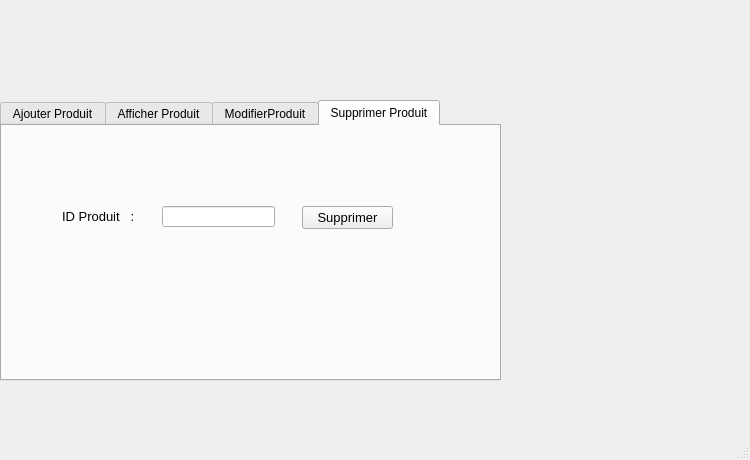
<?xml version="1.0" encoding="UTF-8"?>
<ui version="4.0">
 <class>AjouterProduits</class>
 <widget class="QMainWindow" name="AjouterProduits">
  <property name="geometry">
   <rect>
    <x>0</x>
    <y>0</y>
    <width>750</width>
    <height>460</height>
   </rect>
  </property>
  <property name="windowTitle">
   <string>AjouterProduits</string>
  </property>
  <widget class="QWidget" name="centralwidget">
   <widget class="QLabel" name="label">
    <property name="geometry">
     <rect>
      <x>0</x>
      <y>0</y>
      <width>751</width>
      <height>431</height>
     </rect>
    </property>
    <property name="text">
     <string/>
    </property>
    <property name="pixmap">
     <pixmap>../../Downloads/248085488_591901992026832_2710901618884620913_n.png</pixmap>
    </property>
    <property name="scaledContents">
     <bool>true</bool>
    </property>
   </widget>
   <widget class="QTabWidget" name="tabWidget">
    <property name="geometry">
     <rect>
      <x>0</x>
      <y>100</y>
      <width>501</width>
      <height>281</height>
     </rect>
    </property>
    <property name="autoFillBackground">
     <bool>false</bool>
    </property>
    <property name="currentIndex">
     <number>3</number>
    </property>
    <widget class="QWidget" name="tab">
     <attribute name="title">
      <string>Ajouter Produit</string>
     </attribute>
     <widget class="QGroupBox" name="groupBox">
      <property name="geometry">
       <rect>
        <x>0</x>
        <y>0</y>
        <width>501</width>
        <height>261</height>
       </rect>
      </property>
      <property name="font">
       <font>
        <pointsize>12</pointsize>
       </font>
      </property>
      <property name="autoFillBackground">
       <bool>false</bool>
      </property>
      <property name="title">
       <string/>
      </property>
      <property name="alignment">
       <set>Qt::AlignCenter</set>
      </property>
      <property name="flat">
       <bool>false</bool>
      </property>
      <property name="checkable">
       <bool>false</bool>
      </property>
      <widget class="QLabel" name="label_2">
       <property name="geometry">
        <rect>
         <x>30</x>
         <y>10</y>
         <width>121</width>
         <height>21</height>
        </rect>
       </property>
       <property name="font">
        <font>
         <pointsize>10</pointsize>
        </font>
       </property>
       <property name="text">
        <string>code à barre     :</string>
       </property>
      </widget>
      <widget class="QLabel" name="label_3">
       <property name="geometry">
        <rect>
         <x>30</x>
         <y>40</y>
         <width>101</width>
         <height>21</height>
        </rect>
       </property>
       <property name="font">
        <font>
         <pointsize>10</pointsize>
        </font>
       </property>
       <property name="text">
        <string>Nom du produit :</string>
       </property>
      </widget>
      <widget class="QLabel" name="label_4">
       <property name="geometry">
        <rect>
         <x>30</x>
         <y>70</y>
         <width>111</width>
         <height>16</height>
        </rect>
       </property>
       <property name="font">
        <font>
         <pointsize>10</pointsize>
        </font>
       </property>
       <property name="text">
        <string>Prix                  :</string>
       </property>
      </widget>
      <widget class="QLabel" name="label_5">
       <property name="geometry">
        <rect>
         <x>30</x>
         <y>100</y>
         <width>121</width>
         <height>21</height>
        </rect>
       </property>
       <property name="font">
        <font>
         <pointsize>10</pointsize>
        </font>
       </property>
       <property name="text">
        <string>Stockage          :</string>
       </property>
      </widget>
      <widget class="QLabel" name="label_6">
       <property name="geometry">
        <rect>
         <x>30</x>
         <y>130</y>
         <width>121</width>
         <height>16</height>
        </rect>
       </property>
       <property name="font">
        <font>
         <pointsize>10</pointsize>
        </font>
       </property>
       <property name="text">
        <string>Catégorie         :</string>
       </property>
      </widget>
      <widget class="QLineEdit" name="CB">
       <property name="geometry">
        <rect>
         <x>170</x>
         <y>10</y>
         <width>131</width>
         <height>20</height>
        </rect>
       </property>
      </widget>
      <widget class="QLineEdit" name="NP">
       <property name="geometry">
        <rect>
         <x>170</x>
         <y>40</y>
         <width>131</width>
         <height>20</height>
        </rect>
       </property>
      </widget>
      <widget class="QDoubleSpinBox" name="PP">
       <property name="enabled">
        <bool>true</bool>
       </property>
       <property name="geometry">
        <rect>
         <x>170</x>
         <y>70</y>
         <width>131</width>
         <height>22</height>
        </rect>
       </property>
       <property name="decimals">
        <number>1</number>
       </property>
       <property name="maximum">
        <double>10000000000.000000000000000</double>
       </property>
      </widget>
      <widget class="QSpinBox" name="SP">
       <property name="geometry">
        <rect>
         <x>170</x>
         <y>100</y>
         <width>131</width>
         <height>22</height>
        </rect>
       </property>
       <property name="maximum">
        <number>10000</number>
       </property>
      </widget>
      <widget class="QComboBox" name="CP">
       <property name="geometry">
        <rect>
         <x>170</x>
         <y>130</y>
         <width>131</width>
         <height>22</height>
        </rect>
       </property>
       <property name="font">
        <font>
         <pointsize>10</pointsize>
        </font>
       </property>
       <item>
        <property name="text">
         <string>Soins visage</string>
        </property>
       </item>
       <item>
        <property name="text">
         <string>Maquillage</string>
        </property>
       </item>
       <item>
        <property name="text">
         <string>Soins corps</string>
        </property>
       </item>
       <item>
        <property name="text">
         <string>Coloration cheveux</string>
        </property>
       </item>
      </widget>
      <widget class="QPushButton" name="VA">
       <property name="geometry">
        <rect>
         <x>350</x>
         <y>60</y>
         <width>75</width>
         <height>31</height>
        </rect>
       </property>
       <property name="layoutDirection">
        <enum>Qt::RightToLeft</enum>
       </property>
       <property name="autoFillBackground">
        <bool>false</bool>
       </property>
       <property name="text">
        <string>Valider</string>
       </property>
       <property name="icon">
        <iconset>
         <normaloff>../../Downloads/plus-icon-21721.png</normaloff>../../Downloads/plus-icon-21721.png</iconset>
       </property>
       <property name="iconSize">
        <size>
         <width>16</width>
         <height>16</height>
        </size>
       </property>
       <property name="shortcut">
        <string/>
       </property>
       <property name="checkable">
        <bool>false</bool>
       </property>
       <property name="autoDefault">
        <bool>false</bool>
       </property>
       <property name="default">
        <bool>false</bool>
       </property>
       <property name="flat">
        <bool>false</bool>
       </property>
      </widget>
      <widget class="QPushButton" name="QA">
       <property name="geometry">
        <rect>
         <x>350</x>
         <y>130</y>
         <width>75</width>
         <height>31</height>
        </rect>
       </property>
       <property name="layoutDirection">
        <enum>Qt::RightToLeft</enum>
       </property>
       <property name="text">
        <string>Quitter</string>
       </property>
       <property name="icon">
        <iconset>
         <normaloff>../exit.png</normaloff>../exit.png</iconset>
       </property>
      </widget>
      <widget class="QLabel" name="label_7">
       <property name="geometry">
        <rect>
         <x>30</x>
         <y>220</y>
         <width>121</width>
         <height>16</height>
        </rect>
       </property>
       <property name="font">
        <font>
         <pointsize>10</pointsize>
        </font>
       </property>
       <property name="text">
        <string>Image             :</string>
       </property>
      </widget>
      <widget class="QLabel" name="label_8">
       <property name="geometry">
        <rect>
         <x>30</x>
         <y>160</y>
         <width>101</width>
         <height>16</height>
        </rect>
       </property>
       <property name="font">
        <font>
         <pointsize>10</pointsize>
        </font>
       </property>
       <property name="text">
        <string>Fournisseurs    :</string>
       </property>
      </widget>
      <widget class="QLabel" name="label_10">
       <property name="geometry">
        <rect>
         <x>30</x>
         <y>190</y>
         <width>91</width>
         <height>16</height>
        </rect>
       </property>
       <property name="font">
        <font>
         <pointsize>10</pointsize>
        </font>
       </property>
       <property name="text">
        <string>Employes        :</string>
       </property>
      </widget>
      <widget class="QComboBox" name="FP">
       <property name="geometry">
        <rect>
         <x>170</x>
         <y>160</y>
         <width>131</width>
         <height>22</height>
        </rect>
       </property>
       <property name="font">
        <font>
         <pointsize>10</pointsize>
        </font>
       </property>
       <item>
        <property name="text">
         <string>Oriflame</string>
        </property>
       </item>
       <item>
        <property name="text">
         <string>Fatal</string>
        </property>
       </item>
       <item>
        <property name="text">
         <string>Jumia</string>
        </property>
       </item>
       <item>
        <property name="text">
         <string>Fnac</string>
        </property>
       </item>
      </widget>
      <widget class="QComboBox" name="EP">
       <property name="geometry">
        <rect>
         <x>170</x>
         <y>190</y>
         <width>131</width>
         <height>22</height>
        </rect>
       </property>
       <property name="font">
        <font>
         <pointsize>10</pointsize>
        </font>
       </property>
       <item>
        <property name="text">
         <string>Laila</string>
        </property>
       </item>
       <item>
        <property name="text">
         <string>Lamia</string>
        </property>
       </item>
       <item>
        <property name="text">
         <string>Sawsen</string>
        </property>
       </item>
      </widget>
      <widget class="QPushButton" name="UP">
       <property name="geometry">
        <rect>
         <x>340</x>
         <y>10</y>
         <width>131</width>
         <height>23</height>
        </rect>
       </property>
       <property name="text">
        <string>Choissir</string>
       </property>
      </widget>
      <widget class="QLabel" name="ILP">
       <property name="geometry">
        <rect>
         <x>330</x>
         <y>170</y>
         <width>121</width>
         <height>71</height>
        </rect>
       </property>
       <property name="text">
        <string/>
       </property>
      </widget>
      <widget class="QLineEdit" name="IP">
       <property name="geometry">
        <rect>
         <x>170</x>
         <y>220</y>
         <width>131</width>
         <height>20</height>
        </rect>
       </property>
      </widget>
     </widget>
    </widget>
    <widget class="QWidget" name="tab_2">
     <attribute name="title">
      <string>Afficher Produit</string>
     </attribute>
     <widget class="QGroupBox" name="groupBox_2">
      <property name="geometry">
       <rect>
        <x>0</x>
        <y>0</y>
        <width>501</width>
        <height>261</height>
       </rect>
      </property>
      <property name="font">
       <font>
        <pointsize>12</pointsize>
       </font>
      </property>
      <property name="title">
       <string/>
      </property>
      <property name="alignment">
       <set>Qt::AlignCenter</set>
      </property>
      <widget class="QLineEdit" name="lineEdit_recherche">
       <property name="geometry">
        <rect>
         <x>10</x>
         <y>10</y>
         <width>113</width>
         <height>20</height>
        </rect>
       </property>
      </widget>
      <widget class="QPushButton" name="pushButton_5">
       <property name="geometry">
        <rect>
         <x>120</x>
         <y>10</y>
         <width>31</width>
         <height>21</height>
        </rect>
       </property>
       <property name="autoFillBackground">
        <bool>false</bool>
       </property>
       <property name="text">
        <string/>
       </property>
       <property name="icon">
        <iconset>
         <normaloff>../../Downloads/search_102938.png</normaloff>../../Downloads/search_102938.png</iconset>
       </property>
       <property name="iconSize">
        <size>
         <width>18</width>
         <height>20</height>
        </size>
       </property>
       <property name="checkable">
        <bool>false</bool>
       </property>
       <property name="autoExclusive">
        <bool>false</bool>
       </property>
       <property name="flat">
        <bool>true</bool>
       </property>
      </widget>
      <widget class="QPushButton" name="StatButton">
       <property name="geometry">
        <rect>
         <x>430</x>
         <y>210</y>
         <width>41</width>
         <height>41</height>
        </rect>
       </property>
       <property name="font">
        <font>
         <pointsize>10</pointsize>
        </font>
       </property>
       <property name="text">
        <string/>
       </property>
       <property name="icon">
        <iconset>
         <normaloff>../images.png</normaloff>../images.png</iconset>
       </property>
       <property name="iconSize">
        <size>
         <width>100</width>
         <height>30</height>
        </size>
       </property>
       <property name="autoRepeatInterval">
        <number>200</number>
       </property>
       <property name="flat">
        <bool>true</bool>
       </property>
      </widget>
      <widget class="QLabel" name="label_9">
       <property name="geometry">
        <rect>
         <x>350</x>
         <y>220</y>
         <width>81</width>
         <height>20</height>
        </rect>
       </property>
       <property name="font">
        <font>
         <family>Palatino Linotype</family>
         <pointsize>10</pointsize>
         <weight>75</weight>
         <bold>true</bold>
         <underline>true</underline>
        </font>
       </property>
       <property name="text">
        <string>Statestiques</string>
       </property>
      </widget>
      <widget class="QComboBox" name="comboBox_3">
       <property name="geometry">
        <rect>
         <x>200</x>
         <y>10</y>
         <width>111</width>
         <height>22</height>
        </rect>
       </property>
       <property name="font">
        <font>
         <pointsize>10</pointsize>
        </font>
       </property>
       <item>
        <property name="text">
         <string>Trier par :</string>
        </property>
       </item>
       <item>
        <property name="text">
         <string>Nom</string>
        </property>
       </item>
       <item>
        <property name="text">
         <string>Prix</string>
        </property>
       </item>
       <item>
        <property name="text">
         <string>Code à Barre</string>
        </property>
       </item>
      </widget>
      <widget class="QTableView" name="tabaffiche">
       <property name="geometry">
        <rect>
         <x>10</x>
         <y>40</y>
         <width>481</width>
         <height>171</height>
        </rect>
       </property>
      </widget>
      <widget class="QPushButton" name="Export">
       <property name="geometry">
        <rect>
         <x>10</x>
         <y>220</y>
         <width>141</width>
         <height>23</height>
        </rect>
       </property>
       <property name="font">
        <font>
         <pointsize>8</pointsize>
         <weight>75</weight>
         <bold>true</bold>
         <underline>true</underline>
        </font>
       </property>
       <property name="layoutDirection">
        <enum>Qt::RightToLeft</enum>
       </property>
       <property name="text">
        <string>Exporter List Produit</string>
       </property>
       <property name="icon">
        <iconset>
         <normaloff>../pdf.png</normaloff>../pdf.png</iconset>
       </property>
       <property name="iconSize">
        <size>
         <width>20</width>
         <height>17</height>
        </size>
       </property>
       <property name="flat">
        <bool>true</bool>
       </property>
      </widget>
      <widget class="QPushButton" name="Email">
       <property name="geometry">
        <rect>
         <x>380</x>
         <y>10</y>
         <width>91</width>
         <height>23</height>
        </rect>
       </property>
       <property name="font">
        <font>
         <pointsize>8</pointsize>
         <weight>75</weight>
         <bold>true</bold>
         <underline>true</underline>
        </font>
       </property>
       <property name="layoutDirection">
        <enum>Qt::RightToLeft</enum>
       </property>
       <property name="text">
        <string>Send Email</string>
       </property>
       <property name="icon">
        <iconset>
         <normaloff>../email.png</normaloff>../email.png</iconset>
       </property>
       <property name="flat">
        <bool>true</bool>
       </property>
      </widget>
     </widget>
    </widget>
    <widget class="QWidget" name="widget">
     <attribute name="title">
      <string>ModifierProduit</string>
     </attribute>
     <widget class="QLabel" name="label_12">
      <property name="geometry">
       <rect>
        <x>50</x>
        <y>70</y>
        <width>111</width>
        <height>16</height>
       </rect>
      </property>
      <property name="font">
       <font>
        <pointsize>10</pointsize>
       </font>
      </property>
      <property name="text">
       <string>Prix                  :</string>
      </property>
     </widget>
     <widget class="QLineEdit" name="IP_2">
      <property name="geometry">
       <rect>
        <x>190</x>
        <y>220</y>
        <width>131</width>
        <height>20</height>
       </rect>
      </property>
      <property name="font">
       <font>
        <pointsize>12</pointsize>
       </font>
      </property>
     </widget>
     <widget class="QLineEdit" name="NP_2">
      <property name="geometry">
       <rect>
        <x>190</x>
        <y>40</y>
        <width>131</width>
        <height>20</height>
       </rect>
      </property>
      <property name="font">
       <font>
        <pointsize>12</pointsize>
       </font>
      </property>
     </widget>
     <widget class="QPushButton" name="QA_2">
      <property name="geometry">
       <rect>
        <x>370</x>
        <y>130</y>
        <width>75</width>
        <height>31</height>
       </rect>
      </property>
      <property name="font">
       <font>
        <pointsize>10</pointsize>
       </font>
      </property>
      <property name="layoutDirection">
       <enum>Qt::RightToLeft</enum>
      </property>
      <property name="text">
       <string>Quitter</string>
      </property>
      <property name="icon">
       <iconset>
        <normaloff>../exit.png</normaloff>../exit.png</iconset>
      </property>
     </widget>
     <widget class="QComboBox" name="CP_2">
      <property name="geometry">
       <rect>
        <x>190</x>
        <y>130</y>
        <width>131</width>
        <height>22</height>
       </rect>
      </property>
      <property name="font">
       <font>
        <pointsize>10</pointsize>
       </font>
      </property>
      <item>
       <property name="text">
        <string>Soins corps</string>
       </property>
      </item>
      <item>
       <property name="text">
        <string>Maquillage</string>
       </property>
      </item>
      <item>
       <property name="text">
        <string>Soins visage</string>
       </property>
      </item>
      <item>
       <property name="text">
        <string>Coloration cheveux</string>
       </property>
      </item>
     </widget>
     <widget class="QPushButton" name="VA_2">
      <property name="geometry">
       <rect>
        <x>370</x>
        <y>60</y>
        <width>75</width>
        <height>31</height>
       </rect>
      </property>
      <property name="font">
       <font>
        <pointsize>10</pointsize>
       </font>
      </property>
      <property name="layoutDirection">
       <enum>Qt::RightToLeft</enum>
      </property>
      <property name="autoFillBackground">
       <bool>false</bool>
      </property>
      <property name="text">
       <string>Modifier</string>
      </property>
      <property name="icon">
       <iconset>
        <normaloff>../../Downloads/plus-icon-21721.png</normaloff>../../Downloads/plus-icon-21721.png</iconset>
      </property>
      <property name="iconSize">
       <size>
        <width>16</width>
        <height>16</height>
       </size>
      </property>
      <property name="shortcut">
       <string/>
      </property>
      <property name="checkable">
       <bool>false</bool>
      </property>
      <property name="autoDefault">
       <bool>false</bool>
      </property>
      <property name="default">
       <bool>false</bool>
      </property>
      <property name="flat">
       <bool>false</bool>
      </property>
     </widget>
     <widget class="QLabel" name="label_13">
      <property name="geometry">
       <rect>
        <x>50</x>
        <y>40</y>
        <width>101</width>
        <height>21</height>
       </rect>
      </property>
      <property name="font">
       <font>
        <pointsize>10</pointsize>
       </font>
      </property>
      <property name="text">
       <string>Nom du produit :</string>
      </property>
     </widget>
     <widget class="QLabel" name="label_14">
      <property name="geometry">
       <rect>
        <x>50</x>
        <y>160</y>
        <width>101</width>
        <height>16</height>
       </rect>
      </property>
      <property name="font">
       <font>
        <pointsize>10</pointsize>
       </font>
      </property>
      <property name="text">
       <string>Fournisseurs    :</string>
      </property>
     </widget>
     <widget class="QComboBox" name="FP_2">
      <property name="geometry">
       <rect>
        <x>190</x>
        <y>160</y>
        <width>131</width>
        <height>22</height>
       </rect>
      </property>
      <property name="font">
       <font>
        <pointsize>10</pointsize>
       </font>
      </property>
      <item>
       <property name="text">
        <string>Oriflame</string>
       </property>
      </item>
      <item>
       <property name="text">
        <string>Fatal</string>
       </property>
      </item>
      <item>
       <property name="text">
        <string>Jumia</string>
       </property>
      </item>
      <item>
       <property name="text">
        <string>Fnac</string>
       </property>
      </item>
     </widget>
     <widget class="QLabel" name="label_15">
      <property name="geometry">
       <rect>
        <x>50</x>
        <y>100</y>
        <width>121</width>
        <height>21</height>
       </rect>
      </property>
      <property name="font">
       <font>
        <pointsize>10</pointsize>
       </font>
      </property>
      <property name="text">
       <string>Stockage          :</string>
      </property>
     </widget>
     <widget class="QLineEdit" name="CB_2">
      <property name="geometry">
       <rect>
        <x>190</x>
        <y>10</y>
        <width>131</width>
        <height>20</height>
       </rect>
      </property>
      <property name="font">
       <font>
        <pointsize>12</pointsize>
       </font>
      </property>
     </widget>
     <widget class="QLabel" name="label_16">
      <property name="geometry">
       <rect>
        <x>50</x>
        <y>130</y>
        <width>121</width>
        <height>16</height>
       </rect>
      </property>
      <property name="font">
       <font>
        <pointsize>10</pointsize>
       </font>
      </property>
      <property name="text">
       <string>Catégorie         :</string>
      </property>
     </widget>
     <widget class="QComboBox" name="EP_2">
      <property name="geometry">
       <rect>
        <x>190</x>
        <y>190</y>
        <width>131</width>
        <height>22</height>
       </rect>
      </property>
      <property name="font">
       <font>
        <pointsize>10</pointsize>
       </font>
      </property>
      <item>
       <property name="text">
        <string>Laila</string>
       </property>
      </item>
      <item>
       <property name="text">
        <string>Lamia</string>
       </property>
      </item>
      <item>
       <property name="text">
        <string>Sawsen</string>
       </property>
      </item>
     </widget>
     <widget class="QLabel" name="label_17">
      <property name="geometry">
       <rect>
        <x>50</x>
        <y>220</y>
        <width>121</width>
        <height>16</height>
       </rect>
      </property>
      <property name="font">
       <font>
        <pointsize>10</pointsize>
       </font>
      </property>
      <property name="text">
       <string>Image             :</string>
      </property>
     </widget>
     <widget class="QLabel" name="label_18">
      <property name="geometry">
       <rect>
        <x>50</x>
        <y>10</y>
        <width>121</width>
        <height>21</height>
       </rect>
      </property>
      <property name="font">
       <font>
        <pointsize>10</pointsize>
       </font>
      </property>
      <property name="text">
       <string>code à barre     :</string>
      </property>
     </widget>
     <widget class="QLabel" name="label_19">
      <property name="geometry">
       <rect>
        <x>50</x>
        <y>190</y>
        <width>91</width>
        <height>16</height>
       </rect>
      </property>
      <property name="font">
       <font>
        <pointsize>10</pointsize>
       </font>
      </property>
      <property name="text">
       <string>Employes        :</string>
      </property>
     </widget>
     <widget class="QDoubleSpinBox" name="PP_2">
      <property name="enabled">
       <bool>true</bool>
      </property>
      <property name="geometry">
       <rect>
        <x>190</x>
        <y>70</y>
        <width>131</width>
        <height>22</height>
       </rect>
      </property>
      <property name="font">
       <font>
        <pointsize>12</pointsize>
       </font>
      </property>
      <property name="decimals">
       <number>1</number>
      </property>
      <property name="maximum">
       <double>10000000000.000000000000000</double>
      </property>
     </widget>
     <widget class="QSpinBox" name="SP_2">
      <property name="geometry">
       <rect>
        <x>190</x>
        <y>100</y>
        <width>131</width>
        <height>22</height>
       </rect>
      </property>
      <property name="font">
       <font>
        <pointsize>12</pointsize>
       </font>
      </property>
      <property name="maximum">
       <number>10000</number>
      </property>
     </widget>
    </widget>
    <widget class="QWidget" name="tab_3">
     <attribute name="title">
      <string>Supprimer Produit</string>
     </attribute>
     <widget class="QPushButton" name="SupP">
      <property name="geometry">
       <rect>
        <x>300</x>
        <y>80</y>
        <width>91</width>
        <height>23</height>
       </rect>
      </property>
      <property name="font">
       <font>
        <pointsize>10</pointsize>
       </font>
      </property>
      <property name="layoutDirection">
       <enum>Qt::RightToLeft</enum>
      </property>
      <property name="text">
       <string>Supprimer</string>
      </property>
      <property name="icon">
       <iconset>
        <normaloff>../exit.png</normaloff>../exit.png</iconset>
      </property>
     </widget>
     <widget class="QLineEdit" name="SupprimerP">
      <property name="geometry">
       <rect>
        <x>160</x>
        <y>80</y>
        <width>113</width>
        <height>21</height>
       </rect>
      </property>
     </widget>
     <widget class="QLabel" name="label_11">
      <property name="geometry">
       <rect>
        <x>60</x>
        <y>80</y>
        <width>91</width>
        <height>20</height>
       </rect>
      </property>
      <property name="font">
       <font>
        <pointsize>10</pointsize>
       </font>
      </property>
      <property name="text">
       <string>ID Produit   :</string>
      </property>
     </widget>
    </widget>
   </widget>
  </widget>
  <widget class="QMenuBar" name="menubar">
   <property name="geometry">
    <rect>
     <x>0</x>
     <y>0</y>
     <width>750</width>
     <height>22</height>
    </rect>
   </property>
  </widget>
  <widget class="QStatusBar" name="statusbar"/>
 </widget>
 <resources/>
 <connections/>
</ui>
